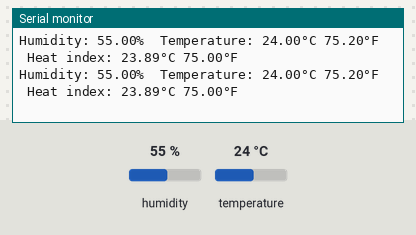
This sketch was run on a simulated Arduino Uno, built with avr-gcc and run on an emulated ATmega328P. On the bench: the last lines printed to the serial monitor. The test bench sets the inputs (shaded band); at power-on: humidity 55 %, temperature 24 °C.

Above: at 4.8 s.
4.9 s: humidity set to 22 %
At 7.2 s:
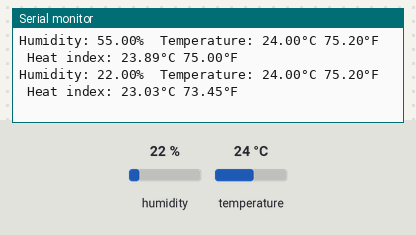
7.9 s: temperature set to 12 °C
At 8.9 s:
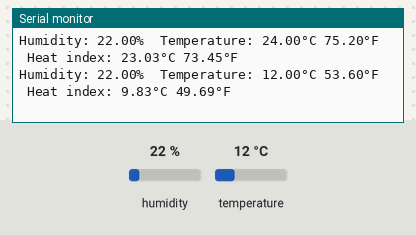
10.9 s: humidity set to 40 %
At 13.5 s:
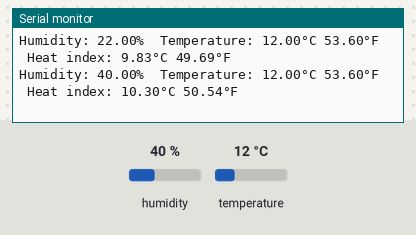
13.9 s: temperature set to 28 °C
At 15.3 s:
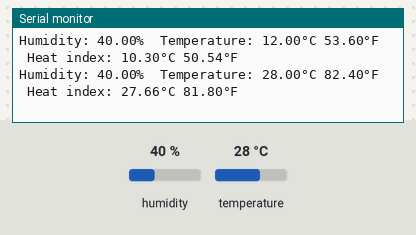
Timing chart, 0 to 16.9 s (numbered marks = the images above; inputs shaded):
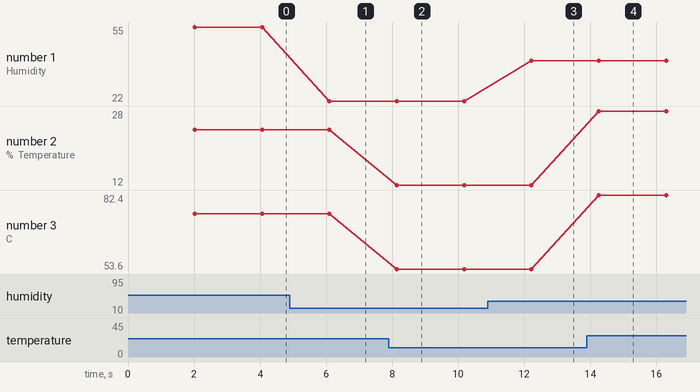

Measured:
- after the input at 4.9 s, the serial monitor: prints a new line after 1.2 s (image 1)
- after the input at 7.9 s, the serial monitor: prints a new line after 0.24 s (image 2)
- after the input at 10.9 s, the serial monitor: prints a new line after 1.3 s (image 3)
- after the input at 13.9 s, the serial monitor: prints a new line after 0.36 s (image 4)
- plotted number 1: 55 → 22 after the input at 4.9 s, 22 → 40 after the input at 10.9 s
- plotted number 2: 24 → 12 after the input at 7.9 s, 12 → 28 after the input at 13.9 s
- plotted number 3: 75.2 → 53.6 after the input at 7.9 s, 53.6 → 82.4 after the input at 13.9 s

The sketch:

DHT_11.ino
```cpp
// Example testing sketch for various DHT humidity/temperature sensors
// Written by ladyada, public domain

// REQUIRES the following Arduino libraries:
// - DHT Sensor Library: https://github.com/adafruit/DHT-sensor-library
// - Adafruit Unified Sensor Lib: https://github.com/adafruit/Adafruit_Sensor

#include "DHT.h"

#define DHTPIN 4     // Digital pin connected to the DHT sensor
// Feather HUZZAH ESP8266 note: use pins 3, 4, 5, 12, 13 or 14 --
// Pin 15 can work but DHT must be disconnected during program upload.

// Uncomment whatever type you're using!
#define DHTTYPE DHT11   // DHT 11
//#define DHTTYPE DHT22   // DHT 22  (AM2302), AM2321
//#define DHTTYPE DHT21   // DHT 21 (AM2301)

// Connect pin 1 (on the left) of the sensor to +5V
// NOTE: If using a board with 3.3V logic like an Arduino Due connect pin 1
// to 3.3V instead of 5V!
// Connect pin 2 of the sensor to whatever your DHTPIN is
// Connect pin 3 (on the right) of the sensor to GROUND (if your sensor has 3 pins)
// Connect pin 4 (on the right) of the sensor to GROUND and leave the pin 3 EMPTY (if your sensor has 4 pins)
// Connect a 10K resistor from pin 2 (data) to pin 1 (power) of the sensor

// Initialize DHT sensor.
// Note that older versions of this library took an optional third parameter to
// tweak the timings for faster processors.  This parameter is no longer needed
// as the current DHT reading algorithm adjusts itself to work on faster procs.
DHT dht(DHTPIN, DHTTYPE);

void setup() {
  Serial.begin(9600);
  dht.begin();
}

void loop() {
  // Wait a few seconds between measurements.
  delay(2000);

  // Reading temperature or humidity takes about 250 milliseconds!
  // Sensor readings may also be up to 2 seconds 'old' (its a very slow sensor)
  float h = dht.readHumidity();
  // Read temperature as Celsius (the default)
  float t = dht.readTemperature();
  // Read temperature as Fahrenheit (isFahrenheit = true)
  float f = dht.readTemperature(true);

  // Check if any reads failed and exit early (to try again).
  if (isnan(h) || isnan(t) || isnan(f)) {
    Serial.println(F("Failed to read from DHT sensor!"));
    return;
  }

  // Compute heat index in Fahrenheit (the default)
  float hif = dht.computeHeatIndex(f, h);
  // Compute heat index in Celsius (isFahreheit = false)
  float hic = dht.computeHeatIndex(t, h, false);

  Serial.print("Humidity: ");
  Serial.print(h);
  Serial.print("%  Temperature: ");
  Serial.print(t);
  Serial.print("°C ");
  Serial.print(f);
  Serial.print("°F  Heat index: ");
  Serial.print(hic);
  Serial.print("°C ");
  Serial.print(hif);
  Serial.print("°F\n");
}
```
